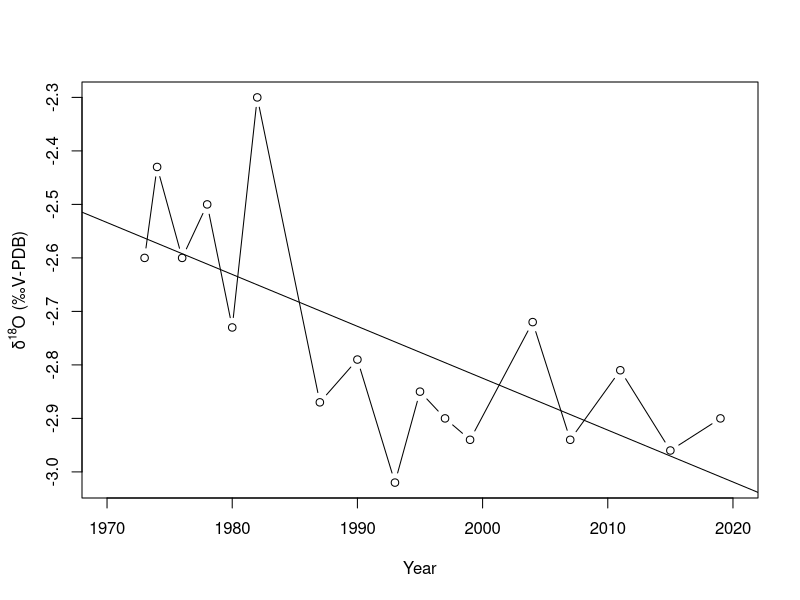
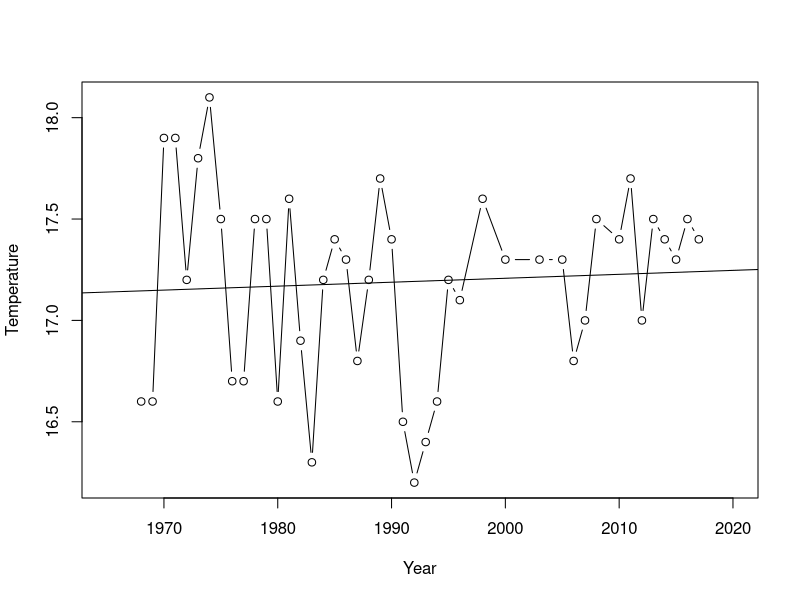
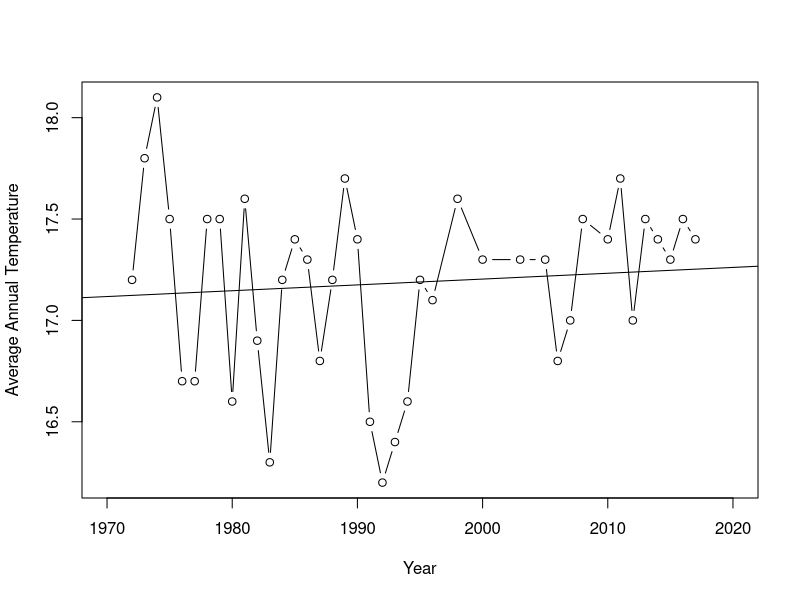
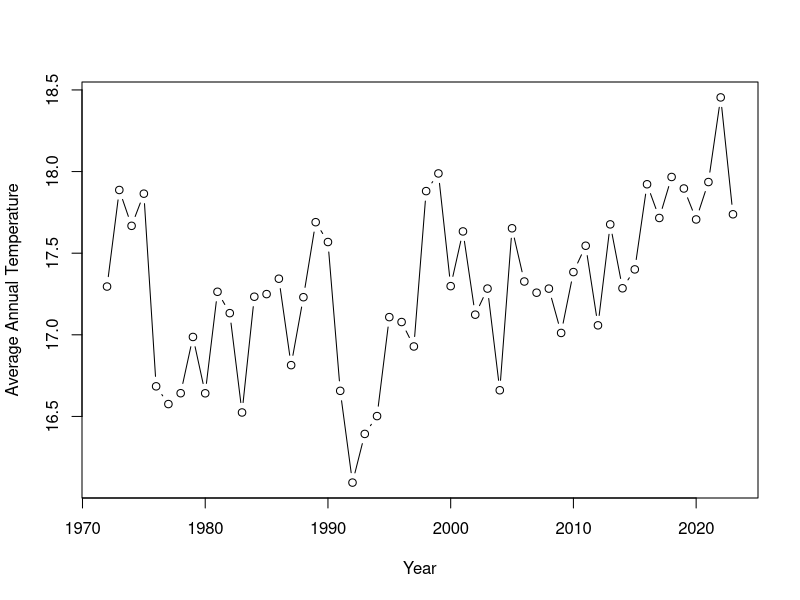
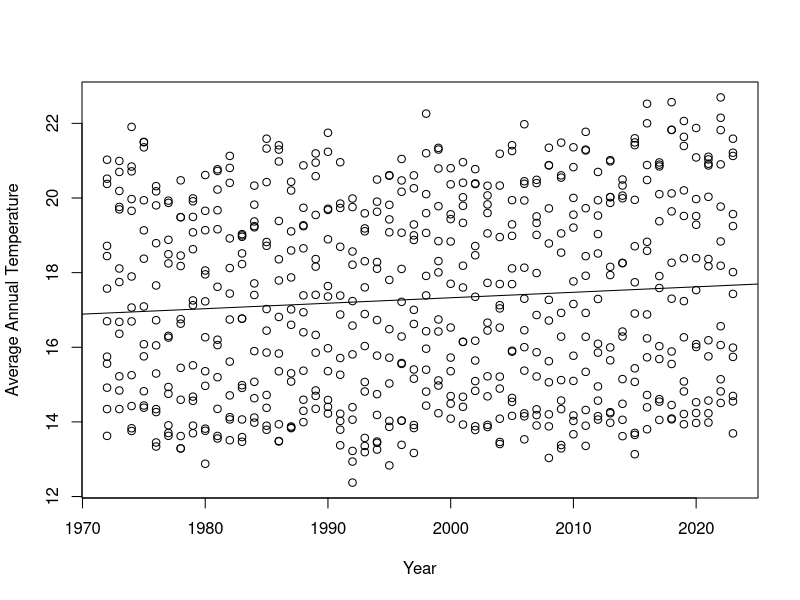

The R script that drew these images, in order:
# d18O Analysis

# Set working directory
setwd("/Users/katiehefner/Documents/FAUPaleobiology/Semester_2/Research_Project/")

# Read in data and check it
data <- read.csv("data/d18O.csv")
str(data)

# Remove NAs
clean_data <- data[which(!data$d18O=="NA"),]
clean_data

# Export data
write.table(clean_data, file = "data/dO18Results.txt", col.names = TRUE, row.names = FALSE, sep = "\t")

# Run linear regression
model <- lm(d18O ~ Year_Avg, data = clean_data)
model
summary(model)


# Plot
quartz()
plot(d18O ~ Year_Avg, data = clean_data, type = "b", xlab = "Year", 
     ylab = "", xlim=c(1970,2020))
title(ylab=expression("δ"^18 *"O (‰V-PDB)"), line=2.5)
abline(model)

## 


#############################################

# CSST Data

# Read in data
CSST <- read.csv("data/Leigh_Marine_Station_Annual_Mean_Temperature.csv")

# Remove years with NAs
clean_CSST <- CSST[which(CSST$Temperature..C!="NA"),]

# Perform linear regression
modelCSST <- lm(Temperature..C ~ Year, data = clean_CSST)
modelCSST
summary(modelCSST)

# Plot
plot(Temperature..C ~ Year, data = clean_CSST, type = "b", xlab = "Year", 
     ylab = "Temperature", xlim = c(1965, 2020))
abline(modelCSST)

################################
# Constrain 1972 - 2017
conCSST <- clean_CSST[5:44,]

# Perform linear regression
modconCSST <- lm(Temperature..C ~ Year, data = conCSST)
summary(modconCSST)

# Plot
plot(Temperature..C ~ Year, data = conCSST, type = "b", xlab = "Year", 
     ylab = "Average Annual Temperature", xlim = c(1970, 2020))
abline(modconCSST)

################################

# Modeled data

# Read in
modeled <- read.csv("data/modeledTemp.csv")

# Constrain from 1972 - 2023
conModeled <- modeled[385:1008,]

## Average months for each year

# Vector to save averages
averages <- rep(NA, length(unique(conModeled$year)))
names(averages) <- (unique(conModeled$year))


# Initialize loop
i = 1972
j = 1

for (j in 1:length(unique(conModeled$year))) {
  currentyear <- conModeled[which(conModeled$year==i),]
  sum <- sum(currentyear$SST_degC)
  averages[j] <- sum/length(currentyear$year)
  
  i = i + 1 
  j = j + 1
}
averages

# convert to data.frame
listAverages <- (as.list(averages))
df <- data.frame(names = names(averages), averages = unname(averages))

# Perform linear regression
linMod <- lm(SST_degC ~ year, data = conModeled)
summary(linMod)

# Plot
plot(df, type = "b", xlab = "Year", ylab = "Average Annual Temperature")
plot(SST_degC ~ year, data = conModeled, xlab = "Year", ylab = "Average Annual Temperature")
abline(linMod)
